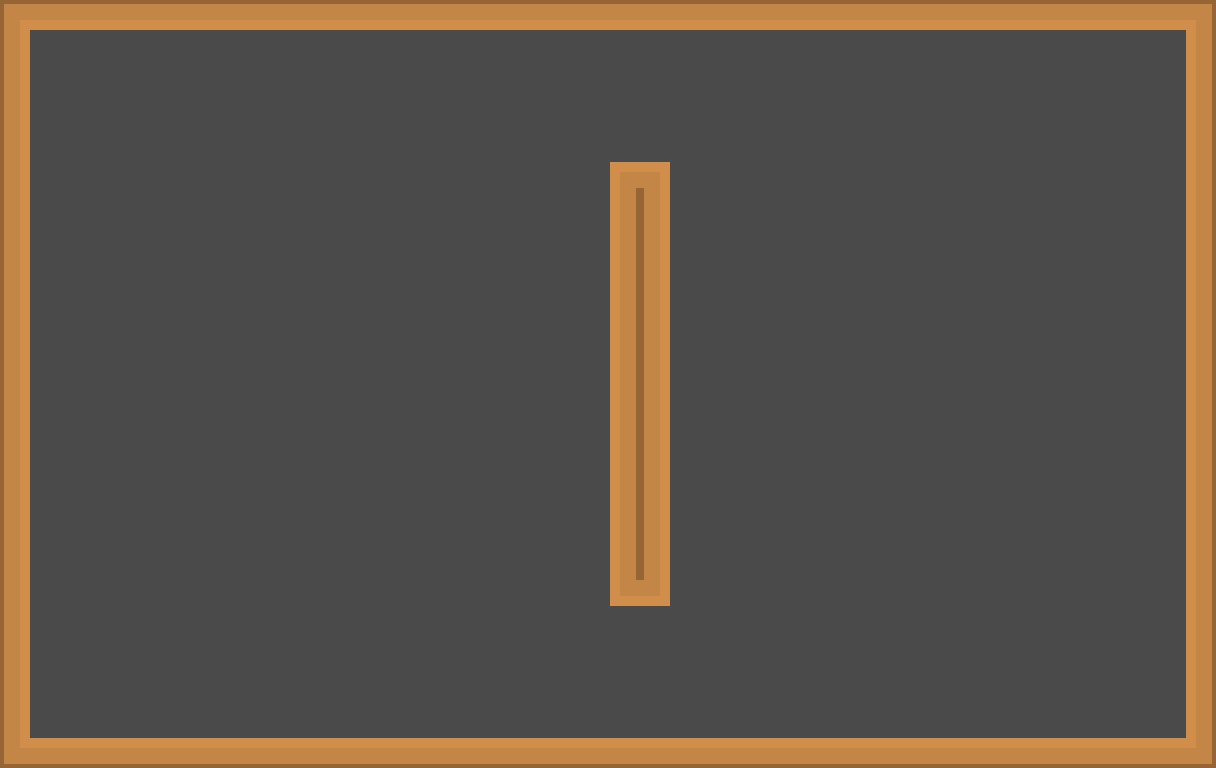

This game map was drawn from its Tiled (.tmx) file and the tilesets committed beside it. A one-line description and the full map source follow:
An orthogonal 19x12 tile map with 64x64 px tiles, 1 tile layer (Tile Layer 1) and 8 objects (5x wall, player, up, down).

<map version="1.2" tiledversion="1.3.2" orientation="orthogonal" renderorder="right-down" compressionlevel="-1" width="19" height="12" tilewidth="64" tileheight="64" infinite="0" nextlayerid="3" nextobjectid="9">
 <tileset firstgid="1" source="Top down.tsx" />
 <layer id="1" name="Tile Layer 1" width="19" height="12">
  <data encoding="csv">
1610613190,2684355123,2684355123,2684355123,2684355123,2684355123,2684355123,2684355123,2684355123,2684355123,2684355123,2684355123,2684355123,2684355123,2684355123,2684355123,2684355123,2684355123,454,
563,670,670,670,670,670,670,670,670,670,670,670,670,670,670,670,670,670,3221226035,
563,670,670,670,670,670,670,670,670,1610613459,723,670,670,670,670,670,670,670,3221226035,
563,670,670,670,670,670,670,670,670,618,3221226090,670,670,670,670,670,670,670,3221226035,
563,670,670,670,670,670,670,670,670,618,3221226090,670,670,670,670,670,670,670,3221226035,
563,670,670,670,670,670,670,670,670,618,3221226090,670,670,670,670,670,670,670,3221226035,
563,670,670,670,670,670,670,670,670,618,3221226090,670,670,670,670,670,670,670,3221226035,
563,670,670,670,670,670,670,670,670,618,3221226090,670,670,670,670,670,670,670,3221226035,
563,670,670,670,670,670,670,670,670,618,3221226090,670,670,670,670,670,670,670,3221226035,
563,670,670,670,670,670,670,670,670,3221226195,2684355283,670,670,670,670,670,670,670,3221226035,
563,670,670,670,670,670,670,670,670,670,670,670,670,670,670,670,670,670,3221226035,
2684355176,1610613299,1610613299,1610613299,1610613299,1610613299,1610613299,1610613299,1610613299,1610613299,1610613299,1610613299,1610613299,1610613299,1610613299,1610613299,1610613299,1610613299,616
</data>
 </layer>
 <objectgroup id="2" name="Objects">
  <object id="1" name="player" x="144" y="368" width="32" height="32" />
  <object id="2" name="wall" x="0" y="0" width="1216" height="32" />
  <object id="3" name="wall" x="0" y="736" width="1216" height="32" />
  <object id="4" name="wall" x="0" y="32" width="32" height="704" />
  <object id="5" name="wall" x="1184" y="32" width="32" height="704" />
  <object id="6" name="wall" x="608" y="160" width="64" height="448" />
  <object id="7" name="pointman" type="up" x="816" y="368" width="32" height="32" />
  <object id="8" name="pointman" type="down" x="1008" y="368" width="32" height="32" />
 </objectgroup>
</map>
